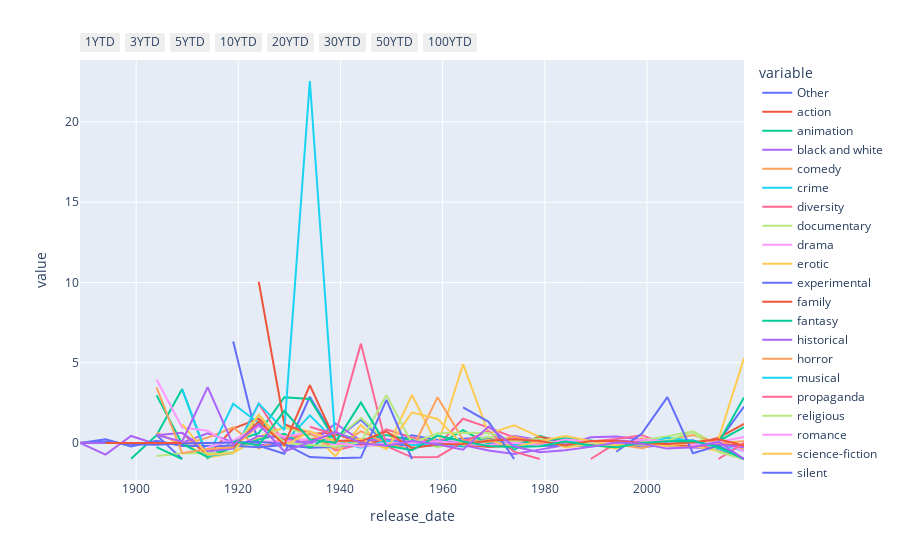

The cell this chart's notebook holds for it:
### Markdown cell above
We here have a dataframe (df) that represents the percentage evolution of the normalized data per genre sampled every 5 years. Under we have an interactive visualisation of this.

### Code cell
plot_line(genre_per_period(window=window,cumfunc=cumfunc,normalize=normalize,pct_change_bool=pct_change_bool))
